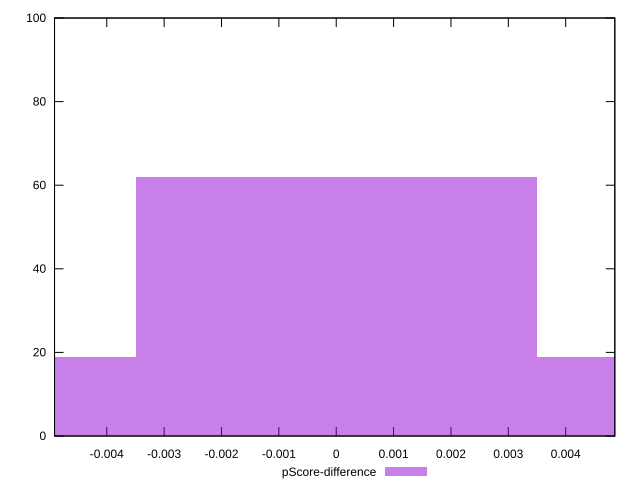

gnuplot code for this plot:
reset

$pScoreDifference <<EOF
0 62
-0.006988384960035888 19
0.006988384960035888 19
EOF

set key outside below
set boxwidth 0.006988384960035888
set xrange [-0.0049103984587673954:0.004856356404280393]
set yrange [0:100]
set trange [0:100]
set style fill transparent solid 0.5 noborder
set terminal svg size 640, 490 enhanced background rgb 'white'
set output "report_00019_2021-02-10T18-14-37.922Z//mainthread-work-breakdown/samples/pages+cached/pScore-difference/histogram.svg"

plot $pScoreDifference title "pScore-difference" with boxes

reset
